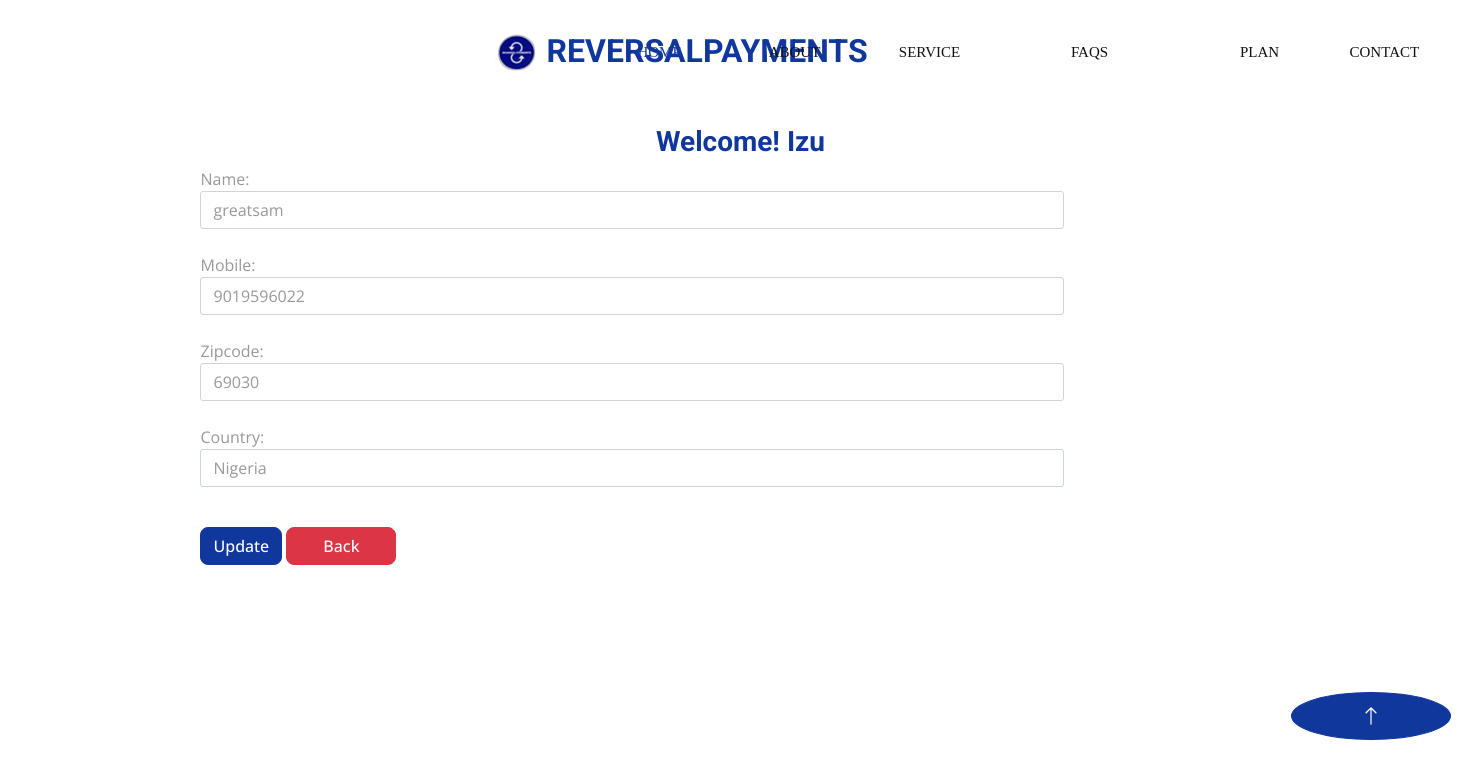
Page /updateAddress/15 (signed in) on the committed database.
### base/models.py (models this page shows, shortened)
class Customer(models.Model):
    user = models.ForeignKey(User, on_delete=models.CASCADE)
    name = models.CharField(max_length=200)
    mobile = models.IntegerField(default=0)
    zipcode = models.IntegerField()
    country = models.CharField(max_length=200)

### base/views.py (the view, shortened to what this page needs)
# urls.py: path('updateAddress/<int:pk>', views.updateAddress.as_view(), name='updateAddress'),
class updateAddress(View):
    def get(self,request,pk):
        add = Customer.objects.get(pk=pk)
        form = CustomerProfileForm(instance=add)
        return render(request, 'updateAddress.html', locals())

### base/forms.py
class CustomerProfileForm(forms.ModelForm):
    class Meta:
        model = Customer
        fields=[ 'name', 'mobile', 'zipcode', 'country' ]
        widgets={
            'name': forms.TextInput(attrs={'class': 'form-control'}),
            'mobile': forms.NumberInput(attrs={'class': 'form-control'}),
            'zipcode': forms.NumberInput(attrs={'class': 'form-control'}),
            'country': forms.TextInput(attrs={'class': 'form-control'}),
        }

### base/templates/updateAddress.html (shortened to what this page needs)
{% extends 'navbar.html' %}
{% load static %}
{% block main-content %}
<div class="container my-5">
    <div class="row">
        <h3 class="text-center">Welcome! <span class="text-capitalize">{{request.user}}</span></h3>
    </div>
    <div class="col-sm-8 offset-sm-1">
        <form action="" method="post">
                {% for fm in form %}
                    {{fm.label_tag}} {{fm}} <small class="text-danger">{{fm.errors|striptags}}</small> <br>
                {% endfor %}
            <div class="col-12 mt-3">
                <button type="submit" class="btn btn-primary">Update</button>
                <a href="{% url 'address' %}" type="button" class="btn btn-danger">Back</a>
            </div>
        </form>
    </div>
</div>
{% endblock main-content %}

### base/static/css/style.css (style rules this page uses)
.btn { font-weight: 500; transition: .5s; border-radius: 8px; }
.btn.btn-primary { color: #FFFFFF; }

### base/static/mine/styles.css (style rules this page uses)
a:nth-child(2) { width: 110px; }

### rows in the picture
Customer: form "greatsam" "9019596022" "69030" "Nigeria"

### other values in the picture
{{ request.user }} "Izu"
{{ fm.label_tag }} "Name:" "Mobile:" "Zipcode:" "Country:"
